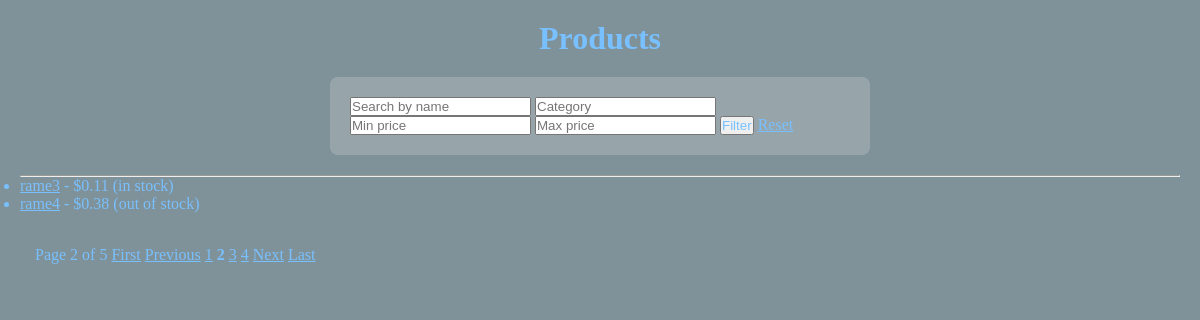
The page /products/products/?page=2 on the database its author committed.
### products/models.py (models this page shows, shortened)
class Product(models.Model) :
    name = models.CharField(max_length=100)
    price = models.DecimalField(decimal_places=2, max_digits=6)
    in_stock = models.BooleanField(default=True)
    class Meta:
        verbose_name = 'Product'
        verbose_name_plural = 'Product'

### products/views.py (the view)
# urls.py: path('products/', views.ProductListView.as_view(), name = 'product_list'),
class ProductListView(QueryParamsMixin, ListView) :
    model = Product
    template_name = 'products/product_list.html'
    context_object_name = 'products'
    paginate_by = 2
    def get_queryset(self):
        queryset =  super().get_queryset()
        query = self.request.GET.get('q')
        category = self.request.GET.get('category')
        min_price = self.request.GET.get('min_price')
        max_price = self.request.GET.get('max_price')
        if query :
            queryset = queryset.filter(Q(name__icontains = query))
        if category :
            queryset = queryset.filter(category__name = category)
        if min_price :
            queryset = queryset.filter(price__gte = min_price)
        if max_price :
            queryset = queryset.filter(price__lte = max_price)
        print(self.request.GET)
        order_by = self.request.GET.get('order_by')
        if order_by in ['name', '-name', 'price', '-price', 'id', '-id'] :
            queryset - queryset.order_by(order_by)
        else :
            queryset = queryset.order_by('id')
        return queryset

### products/mixins.py (called while the page is built)
    def get_context_data(self, **kwargs) :
        context = super().get_context_data(**kwargs)
        querydict = self.request.GET.copy()
        if 'page' in querydict :
            querydict.pop('page')
        context['querystring'] = querydict.urlencode()
        return context

### templates/products/product_list.html (shortened to what this page needs)
{% load static %}
<!DOCTYPE html>
<html lang="en">
<head>
  <link rel="stylesheet" href="{% static 'css/product_list.css' %}">
</head>
<body>
  <h1>Products</h1>
  <form method="get" action="{% url 'product_list' %}">
    <input type="text" name="q" placeholder="Search by name" value="{{ request.GET.q }}">
    <input type="text" name="category" placeholder="Category" value="{{ request.GET.category }}">
    <input type="number" step="0.01" name="min_price" placeholder="Min price" value="{{ request.GET.min_price }}">
    <input type="number" step="0.01" name="max_price" placeholder="Max price" value="{{ request.GET.max_price }}">
    <button type="submit">Filter</button>
    <a href="{% url 'product_list' %}">Reset</a>
  </form>
  <hr>
  <ul>
    {% for product in products %}
      <li>
        <a href="{% url 'product_detail' product.pk %}">{{ product.name }}</a> - ${{ product.price }}
        {% if product.in_stock %}(in stock){% else %}(out of stock){% endif %}
      </li>
    {% empty %}
      <li>No product available</li>
    {% endfor %}
  </ul>
  <br>
  <div class="pagination">
    {% if is_paginated %}
      <span>Page {{ page_obj.number }} of {{ page_obj.paginator.num_pages }}</span>
      {% if page_obj.has_previous %}
        <a href="?page=1{% if querystring %}&{{ querystring }}{% endif %}">First</a>
        <a href="?page={{ page_obj.previous_page_number }}{% if querystring %}&{{ querystring }}{% endif %}">Previous</a>
      {% endif %}
      {% for num in page_obj.paginator.page_range %}
        {% if page_obj.number == num %}
          <strong>{{ num }}</strong>
        {% elif num > page_obj.number|add:'-3' and num < page_obj.number|add:'3' %}
          <a href="?page={{ num }}{% if querystring %}&{{ querystring }}{% endif %}">{{ num }}</a>
        {% endif %}
      {% endfor %}
      {% if page_obj.has_next %}
        <a href="?page={{ page_obj.next_page_number }}{% if querystring %}&{{ querystring }}{% endif %}">Next</a>
        <a href="?page={{ page_obj.paginator.num_pages }}{% if querystring %}&{{ querystring }}{% endif %}">Last</a>
      {% endif %}
    {% endif %}
  </div>
  <br>
</body>
</html>

### static/css/product_list.css (style rules this page uses)
* { color: rgb(120, 192, 255); margin: 0px; padding: 0px; }
body { font-family: Georgia, 'Times New Roman', Times, serif; background-color: rgba(51, 80, 91, 0.618); padding: 20px; }
h1 { text-align: center; }
form { max-width: 500px; margin: 20px auto; background-color: rgba(255, 255, 255, 0.178); border-radius: 8px; padding: 20px; }
div { padding: 5px; margin: 10px; width: 500px; }

### rows shown on the page
Product: name "rame3", price "0.11", in_stock "(in stock)"
Product: name "rame4", price "0.38", in_stock "(out of stock)"

### other values the page prints
{{ page_obj.number }} "2"
{{ page_obj.paginator.num_pages }} "5"
{{ num }} "1" "3" "4"
{{ num }} "2"
